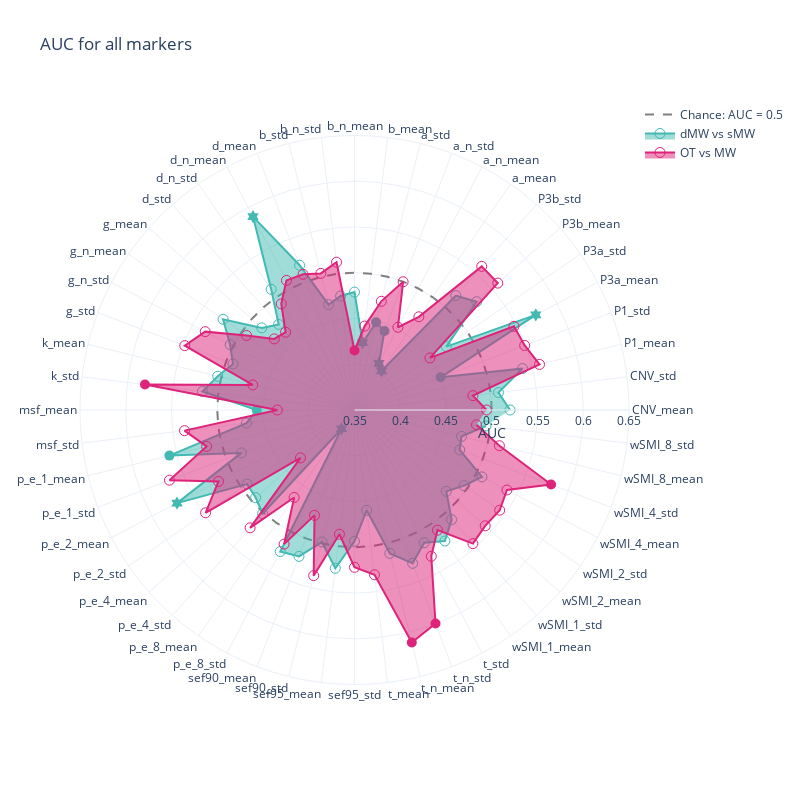

Source (notebook cell):
### Markdown cell above
# Significant polar plots

### Code cell
mw =aucs_mw
mind =aucs_mind

fig = go.Figure()

fig.add_trace(go.Scatterpolar(
    r=np.ones(len(mind['markers'])) * 0.5,
    theta=mind['markers'],
    name = 'Chance: AUC = 0.5',
    mode = 'lines',
    line = {'color':'grey', 'width': 2, 'dash': 'dash' },
))


fig.add_trace(go.Scatterpolar(
    r=mw.AUC,
    theta=mw['markers'],
    fill='toself',
    name='dMW vs sMW',
    mode = 'lines+markers',
    marker = {'color':lblue, 'size': 10},
    marker_symbol= mw.symbol.to_list()
))

fig.add_trace(go.Scatterpolar(
    r=mind.AUC,
    theta=mind['markers'],
    fill='toself',
    name='OT vs MW',
    mode = 'lines+markers',
    marker = {'color':pink, 'size': 10},
    marker_symbol= mind.symbol.to_list()
))



fig.update_layout(
    title="AUC for all markers",
#     legend_title="Classification",
    width=800,
    height=800,
    template = 'plotly_white',
    
  polar=dict(
    radialaxis=dict(
    title = 'AUC',
      visible=True,
        range = [0.35,0.65]
    ),
  ),
    
  showlegend=True
)

fig.show()
pio.write_json(fig, 'Figs/radar_auc_all.plotly')

### Figure 1 — Plotly figure (JSON) as saved in the notebook; plotly's stock layout.template omitted (floating-point values rounded to 4 significant figures)
{"data": [{"line": {"color": "grey", "dash": "dash", "width": 2}, "mode": "lines", "name": "Chance: AUC = 0.5", "r": [0.5, 0.5, 0.5, 0.5, 0.5, 0.5, 0.5, 0.5, 0.5, 0.5, 0.5, 0.5, 0.5, 0.5, 0.5, 0.5, 0.5, 0.5, 0.5, 0.5, 0.5, 0.5, 0.5, 0.5, 0.5, 0.5, 0.5, 0.5, 0.5, 0.5, 0.5, 0.5, 0.5, 0.5, 0.5, 0.5, 0.5, 0.5, 0.5, 0.5, 0.5, 0.5, 0.5, 0.5, 0.5, 0.5, 0.5, 0.5, 0.5, 0.5, 0.5, 0.5], "theta": ["CNV_mean", "CNV_std", "P1_mean", "P1_std", "P3a_mean", "P3a_std", "P3b_mean", "P3b_std", "a_mean", "a_n_mean", "a_n_std", "a_std", "b_mean", "b_n_mean", "b_n_std", "b_std", "d_mean", "d_n_mean", "d_n_std", "d_std", "g_mean", "g_n_mean", "g_n_std", "g_std", "k_mean", "k_std", "msf_mean", "msf_std", "p_e_1_mean", "p_e_1_std", "p_e_2_mean", "p_e_2_std", "p_e_4_mean", "p_e_4_std", "p_e_8_mean", "p_e_8_std", "sef90_mean", "sef90_std", "sef95_mean", "sef95_std", "t_mean", "t_n_mean", "t_n_std", "t_std", "wSMI_1_mean", "wSMI_1_std", "wSMI_2_mean", "wSMI_2_std", "wSMI_4_mean", "wSMI_4_std", "wSMI_8_mean", "wSMI_8_std"], "type": "scatterpolar"}, {"fill": "toself", "marker": {"color": "#42B9B2", "size": 10, "symbol": ["circle-open", "circle-open", "circle-open", "circle", "hexagram", "circle-open", "circle-open", "circle-open", "hexagram", "hexagram", "circle", "circle", "hexagram", "circle-open", "circle-open", "circle-open", "circle-open", "hexagram", "circle-open", "circle-open", "circle-open", "circle-open", "circle-open", "circle-open", "circle-open", "circle-open", "circle", "circle-open", "circle", "circle-open", "hexagram", "circle-open", "circle-open", "circle-open", "hexagram", "circle-open", "circle-open", "circle-open", "circle-open", "circle-open", "circle-open", "circle-open", "circle-open", "circle-open", "circle-open", "circle-open", "circle-open", "circle-open", "circle-open", "circle-open", "circle-open", "circle-open"]}, "mode": "lines+markers", "name": "dMW vs sMW", "r": [0.5201, 0.5085, 0.5391, 0.4507, 0.5738, 0.472, 0.5284, 0.517, 0.402, 0.4075, 0.4424, 0.4487, 0.4241, 0.4789, 0.4755, 0.4686, 0.5192, 0.5887, 0.5103, 0.475, 0.4854, 0.5245, 0.5035, 0.492, 0.504, 0.5174, 0.4568, 0.469, 0.5583, 0.4822, 0.569, 0.4926, 0.4943, 0.5014, 0.3749, 0.5247, 0.5211, 0.4986, 0.5242, 0.4935, 0.4604, 0.5114, 0.5292, 0.5138, 0.5239, 0.5101, 0.4841, 0.4956, 0.5073, 0.473, 0.4705, 0.4947], "theta": ["CNV_mean", "CNV_std", "P1_mean", "P1_std", "P3a_mean", "P3a_std", "P3b_mean", "P3b_std", "a_mean", "a_n_mean", "a_n_std", "a_std", "b_mean", "b_n_mean", "b_n_std", "b_std", "d_mean", "d_n_mean", "d_n_std", "d_std", "g_mean", "g_n_mean", "g_n_std", "g_std", "k_mean", "k_std", "msf_mean", "msf_std", "p_e_1_mean", "p_e_1_std", "p_e_2_mean", "p_e_2_std", "p_e_4_mean", "p_e_4_std", "p_e_8_mean", "p_e_8_std", "sef90_mean", "sef90_std", "sef95_mean", "sef95_std", "t_mean", "t_n_mean", "t_n_std", "t_std", "wSMI_1_mean", "wSMI_1_std", "wSMI_2_mean", "wSMI_2_std", "wSMI_4_mean", "wSMI_4_std", "wSMI_8_mean", "wSMI_8_std"], "type": "scatterpolar"}, {"fill": "toself", "marker": {"color": "#DE237B", "size": 10, "symbol": ["circle-open", "circle-open", "circle-open", "circle-open", "circle-open", "circle-open", "circle-open", "circle-open", "circle-open", "circle-open", "circle-open", "circle-open", "circle-open", "circle", "circle-open", "circle-open", "circle-open", "circle-open", "circle-open", "circle-open", "circle-open", "circle-open", "circle-open", "circle-open", "circle-open", "circle", "circle-open", "circle-open", "circle-open", "circle-open", "circle-open", "circle-open", "circle-open", "circle-open", "circle-open", "circle-open", "circle-open", "circle-open", "circle-open", "circle-open", "circle-open", "circle", "circle", "circle-open", "circle-open", "circle-open", "circle-open", "circle-open", "circle-open", "circle", "circle-open", "circle-open"]}, "mode": "lines+markers", "name": "OT vs MW", "r": [0.4943, 0.4804, 0.5583, 0.5489, 0.5468, 0.4502, 0.5592, 0.5597, 0.4738, 0.4521, 0.4999, 0.4724, 0.4424, 0.415, 0.5127, 0.5038, 0.5086, 0.51, 0.4909, 0.4635, 0.4672, 0.4934, 0.5343, 0.5484, 0.4645, 0.5807, 0.4344, 0.5371, 0.5165, 0.5663, 0.5179, 0.5477, 0.4289, 0.5221, 0.4661, 0.5156, 0.4731, 0.5365, 0.4868, 0.5219, 0.5314, 0.6117, 0.5996, 0.5306, 0.5096, 0.5451, 0.5409, 0.5428, 0.5381, 0.5798, 0.5131, 0.4843], "theta": ["CNV_mean", "CNV_std", "P1_mean", "P1_std", "P3a_mean", "P3a_std", "P3b_mean", "P3b_std", "a_mean", "a_n_mean", "a_n_std", "a_std", "b_mean", "b_n_mean", "b_n_std", "b_std", "d_mean", "d_n_mean", "d_n_std", "d_std", "g_mean", "g_n_mean", "g_n_std", "g_std", "k_mean", "k_std", "msf_mean", "msf_std", "p_e_1_mean", "p_e_1_std", "p_e_2_mean", "p_e_2_std", "p_e_4_mean", "p_e_4_std", "p_e_8_mean", "p_e_8_std", "sef90_mean", "sef90_std", "sef95_mean", "sef95_std", "t_mean", "t_n_mean", "t_n_std", "t_std", "wSMI_1_mean", "wSMI_1_std", "wSMI_2_mean", "wSMI_2_std", "wSMI_4_mean", "wSMI_4_std", "wSMI_8_mean", "wSMI_8_std"], "type": "scatterpolar"}], "layout": {"height": 800, "polar": {"angularaxis": {"type": "category"}, "radialaxis": {"autorange": false, "range": [0.35, 0.65], "title": {"text": "AUC"}, "type": "linear", "visible": true}}, "showlegend": true, "title": {"text": "AUC for all markers"}, "width": 800}}
